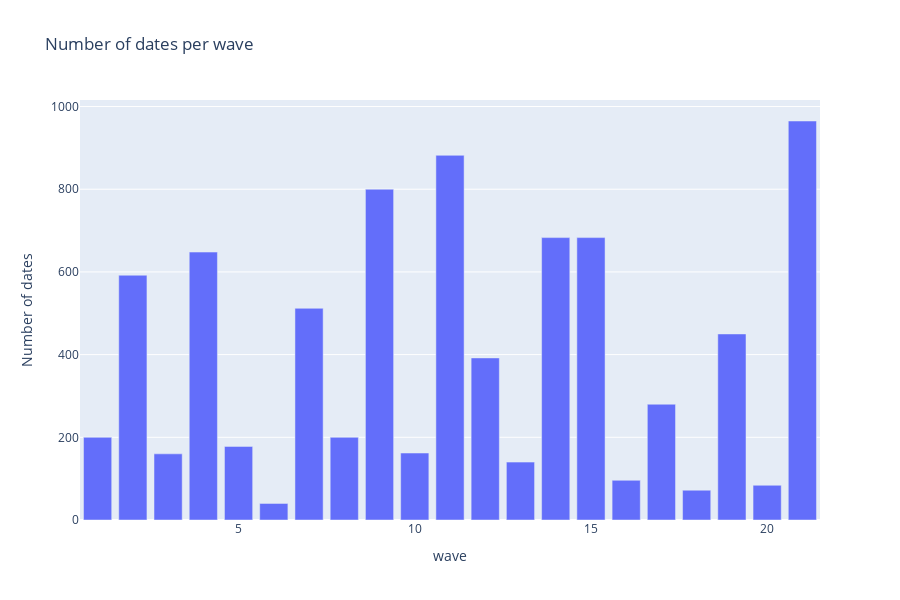

The code cell stored with this chart in its notebook:
### Markdown cell above
All waves are represented in the dataset, but all equally. Let's visualise the distribution in a histogram.

### Code cell
# Plot number of dates per wave
fig = px.bar(wave_counts, 
             x=wave_counts.index, 
             y=wave_counts.values, 
             title='Number of dates per wave',
             labels={'x': 'Wave', 'y': 'Number of dates'},
             height=600)
fig.show()

### Figure 1 — Plotly figure (JSON) as saved in the notebook; plotly's stock layout.template omitted (floating-point values rounded to 4 significant figures)
{"data": [{"alignmentgroup": "True", "hovertemplate": "wave=%{x}<br>Number of dates=%{y}<extra></extra>", "legendgroup": "", "marker": {"color": "#636efa", "pattern": {"shape": ""}}, "name": "", "offsetgroup": "", "orientation": "v", "showlegend": false, "textposition": "auto", "type": "bar", "x": [1, 2, 3, 4, 5, 6, 7, 8, 9, 10, 11, 12, 13, 14, 15, 16, 17, 18, 19, 20, 21], "xaxis": "x", "y": [200, 592, 160, 648, 178, 40, 512, 200, 800, 162, 882, 392, 140, 683, 683, 96, 280, 72, 450, 84, 965], "yaxis": "y"}], "layout": {"barmode": "relative", "height": 600, "legend": {"tracegroupgap": 0}, "title": {"text": "Number of dates per wave"}, "xaxis": {"anchor": "y", "domain": [0, 1], "title": {"text": "wave"}}, "yaxis": {"anchor": "x", "domain": [0, 1], "title": {"text": "Number of dates"}}}}
